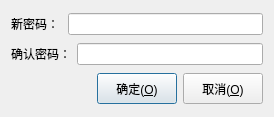
<?xml version="1.0" encoding="UTF-8"?>
<ui version="4.0">
 <class>PasswordModifyDialog</class>
 <widget class="QDialog" name="PasswordModifyDialog">
  <property name="windowModality">
   <enum>Qt::WindowModality::ApplicationModal</enum>
  </property>
  <property name="geometry">
   <rect>
    <x>0</x>
    <y>0</y>
    <width>274</width>
    <height>117</height>
   </rect>
  </property>
  <property name="windowTitle">
   <string>修改密码</string>
  </property>
  <property name="modal">
   <bool>true</bool>
  </property>
  <layout class="QVBoxLayout" name="verticalLayout">
   <item>
    <layout class="QHBoxLayout" name="horizontalLayout_2">
     <item>
      <widget class="QLabel" name="label_2">
       <property name="minimumSize">
        <size>
         <width>51</width>
         <height>21</height>
        </size>
       </property>
       <property name="maximumSize">
        <size>
         <width>100</width>
         <height>21</height>
        </size>
       </property>
       <property name="text">
        <string>新密码：</string>
       </property>
      </widget>
     </item>
     <item>
      <widget class="QLineEdit" name="lineEditNew"/>
     </item>
    </layout>
   </item>
   <item>
    <layout class="QHBoxLayout" name="horizontalLayout_3">
     <item>
      <widget class="QLabel" name="label_3">
       <property name="minimumSize">
        <size>
         <width>51</width>
         <height>21</height>
        </size>
       </property>
       <property name="maximumSize">
        <size>
         <width>100</width>
         <height>21</height>
        </size>
       </property>
       <property name="text">
        <string>确认密码：</string>
       </property>
      </widget>
     </item>
     <item>
      <widget class="QLineEdit" name="lineEditNewConfirm"/>
     </item>
    </layout>
   </item>
   <item>
    <layout class="QHBoxLayout" name="horizontalLayout_4">
     <item>
      <spacer name="horizontalSpacer">
       <property name="orientation">
        <enum>Qt::Orientation::Horizontal</enum>
       </property>
       <property name="sizeHint" stdset="0">
        <size>
         <width>40</width>
         <height>20</height>
        </size>
       </property>
      </spacer>
     </item>
     <item>
      <widget class="QPushButton" name="pushButtonOK">
       <property name="minimumSize">
        <size>
         <width>71</width>
         <height>31</height>
        </size>
       </property>
       <property name="maximumSize">
        <size>
         <width>100</width>
         <height>31</height>
        </size>
       </property>
       <property name="text">
        <string>确定(&amp;O)</string>
       </property>
      </widget>
     </item>
     <item>
      <widget class="QPushButton" name="pushButtonOK_2">
       <property name="minimumSize">
        <size>
         <width>71</width>
         <height>31</height>
        </size>
       </property>
       <property name="maximumSize">
        <size>
         <width>100</width>
         <height>31</height>
        </size>
       </property>
       <property name="text">
        <string>取消(&amp;O)</string>
       </property>
      </widget>
     </item>
    </layout>
   </item>
  </layout>
 </widget>
 <resources/>
 <connections/>
</ui>
